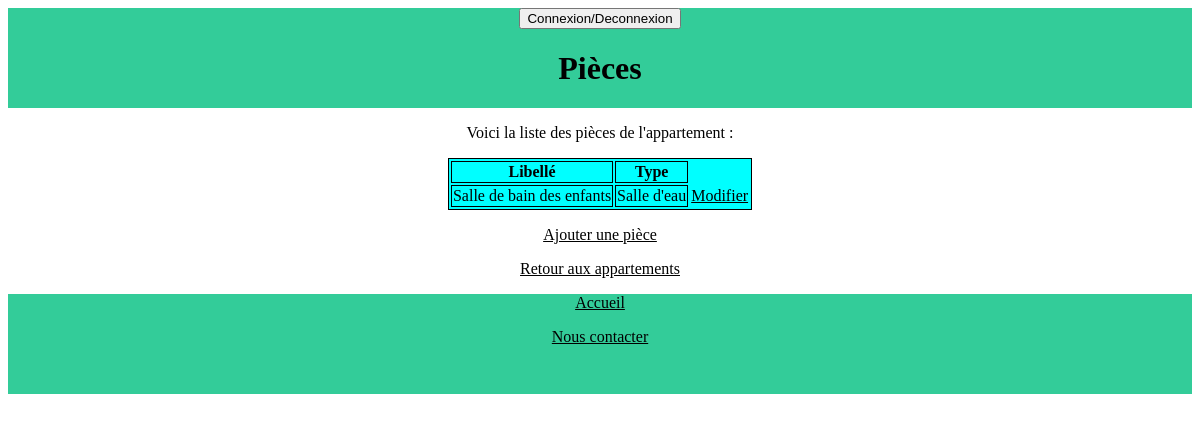
/index.php?cible=pieces&fonction=afficherPieces&id=1 (signed in), run on the app's committed database.
### tables this page shows
CREATE TABLE IF NOT EXISTS `piece` (
  `Id_Piece` int(11) NOT NULL AUTO_INCREMENT,
  `libellePiece` varchar(30) DEFAULT NULL,
  `Id_Type_Piece` int(11) NOT NULL,
  `Id_Appartement` int(11) NOT NULL,
  PRIMARY KEY (`Id_Piece`),
  KEY `Id_Type_Piece` (`Id_Type_Piece`),
  KEY `Id_Appartement` (`Id_Appartement`)
);

CREATE TABLE IF NOT EXISTS `type_piece` (
  `Id_Type_Piece` int(11) NOT NULL AUTO_INCREMENT,
  `libelle_type_piece` varchar(50) DEFAULT NULL,
  PRIMARY KEY (`Id_Type_Piece`)
);

### controleurs/pieces.php (called while the page is built, shortened)
<?php
include('./modele/requetes.pieces.php');
if (!isset($_GET['fonction']) || empty($_GET['fonction'])) {
    $function = "accueil";
    $alerte = "";
} else {
    $function = $_GET['fonction'];
}
switch ($function) {
    case 'afficherPieces':
        $vue = "piece";
        $entete = "Voici la liste des pièces de l'appartement :";
        $afficherPieces = afficherPieces($bdd, $_GET['id']);
        break;
}
include ('vues/header.php');
include ('vues/' . $vue . '.php');
include ('vues/footer.php');
?>

### index.php (called while the page is built, shortened)
<?php
if (isset($_GET['cible']) && !empty($_GET['cible'])) {
    $url = $_GET['cible'];
} else {
    $url = 'principal';
}
include('controleurs/' . $url . '.php');

### modele/requetes.pieces.php (called while the page is built, shortened)
<?php
function afficherPieces(mysqli $bdd, int $id) {
    $query = 'SELECT * FROM piece NATURAL JOIN type_piece WHERE Id_Appartement = ' . $id . '';
    return mysqli_query($bdd, $query);
}
?>

### vues/piece.php (the view, shortened to what this page needs)
<!DOCTYPE html>
    <html lang="fr">
        <head>
            <link rel="stylesheet" href="public/css/styles_con.css"/>
        </head>
    <body>
        <p><?php echo $entete; ?></p>
        <table class="object_table">
        	<thead>
        		<tr>
        			<th class="object_td">Libellé</th>
                    <th class="object_td">Type</th>
        		</tr>
        	</thead>
        	<tbody>
            <?php foreach ($afficherPieces as $element) { ?>
                <tr>
                    <td class="object_td">
        		    <?php echo $element['libellePiece']; ?>
                    </td>
                    <td class="object_td">
                	<?php echo $element['libelle_type_piece']; ?>
                    </td>
                    <?php
                    echo '<td><a href="index.php?cible=pieces&fonction=modifier&id='.$element['Id_Piece'].'">Modifier</a></td>';
                    ?>
                </tr>
            <?php } ?>
        	</tbody>
        </table>
        <?php echo '<p><a href="index.php?cible=pieces&fonction=ajouterPiece&id=' .$_GET['id']. '">Ajouter une pièce</a></p>' ?>
        <p><a href="index.php?cible=appartements&fonction=afficherAppartements">Retour aux appartements</a></p>
    </body>
</html>

### public/css/styles_con.css (style rules this page uses)
* { color: black; text-align: center; }
.object_table { background-color: aqua; align-items: center; margin-left: auto; margin-right: auto; border-width: 1px; border-color: black; border-style: solid; }
.object_td { border-width: 1px; border-color: black; border-style: solid; }

### data on the page
piece: libellePiece "Salle de bain des enfants", Id_Type_Piece.libelle_type_piece "Salle d'eau"

### other printed values
$title "Pièces"
$entete "Voici la liste des pièces de l'appartement :"
